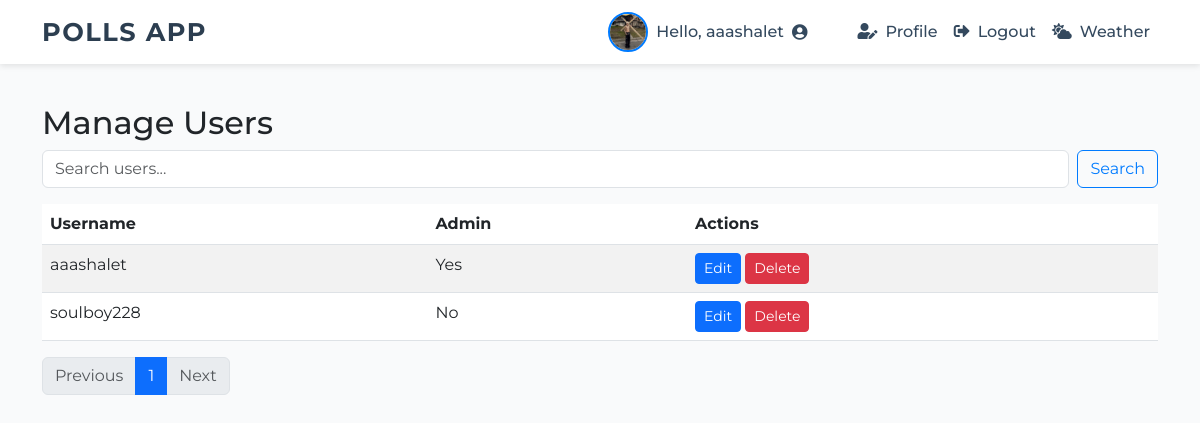
/admin/users (signed in), run on the app's committed database.
### app.py (models this page shows, shortened)
class User(UserMixin, db.Model):
    id = db.Column(db.Integer, primary_key=True)
    username = db.Column(db.String(150), unique=True, nullable=False)
    password_hash = db.Column(db.String(256), nullable=False)
    is_admin = db.Column(db.Boolean, default=False)
    avatar_filename = db.Column(db.String(300), nullable=True)
    votes = db.relationship('Vote', backref='user', lazy=True)
    polls_created = db.relationship('Poll', backref='creator', lazy=True)

### app.py (the view)
@app.route('/admin/users')
@admin_required
def admin_users():
    page = request.args.get('page', 1, type=int)
    search = request.args.get('search', '', type=str)
    query = User.query
    if search:
        query = query.filter(User.username.ilike(f'%{search}%'))
    pagination = query.order_by(User.username).paginate(page=page, per_page=20)
    return render_template('admin/users.html', users=pagination, search=search)

### app.py (called while the page is built)
@login_manager.user_loader
def load_user(user_id):
    return User.query.get(int(user_id))

def admin_required(f):
    @wraps(f)
    def decorated_function(*args, **kwargs):
        if not current_user.is_authenticated or not current_user.is_admin:
            abort(403)
        return f(*args, **kwargs)
    return decorated_function

### templates/admin/users.html
{% extends "layout.html" %}
{% block content %}
<h2>Manage Users</h2>
<form method="GET" class="mb-3 d-flex">
  <input type="search" name="search" class="form-control me-2" placeholder="Search users..." value="{{ search }}">
  <button class="btn btn-outline-primary" type="submit">Search</button>
</form>
<table class="table table-striped">
  <thead>
    <tr>
      <th>Username</th>
      <th>Admin</th>
      <th>Actions</th>
    </tr>
  </thead>
  <tbody>
    {% for user in users.items %}
    <tr>
      <td>{{ user.username }}</td>
      <td>{{ 'Yes' if user.is_admin else 'No' }}</td>
      <td>
        <a href="{{ url_for('admin_edit_user', user_id=user.id) }}" class="btn btn-sm btn-primary">Edit</a>
        <form action="{{ url_for('admin_delete_user', user_id=user.id) }}" method="POST" style="display:inline-block" onsubmit="return confirm('Are you sure?');">
          <button type="submit" class="btn btn-sm btn-danger">Delete</button>
        </form>
      </td>
    </tr>
    {% endfor %}
  </tbody>
</table>
<nav>
  <ul class="pagination">
    {% if users.has_prev %}
      <li class="page-item"><a class="page-link" href="{{ url_for('admin_users', page=users.prev_num, search=search) }}">Previous</a></li>
    {% else %}
      <li class="page-item disabled"><span class="page-link">Previous</span></li>
    {% endif %}
    {% for p in users.iter_pages(left_edge=1, right_edge=1, left_current=2, right_current=2) %}
      {% if p %}
        {% if p == users.page %}
          <li class="page-item active"><span class="page-link">{{ p }}</span></li>
        {% else %}
          <li class="page-item"><a class="page-link" href="{{ url_for('admin_users', page=p, search=search) }}">{{ p }}</a></li>
        {% endif %}
      {% else %}
        <li class="page-item disabled"><span class="page-link">…</span></li>
      {% endif %}
    {% endfor %}
    {% if users.has_next %}
      <li class="page-item"><a class="page-link" href="{{ url_for('admin_users', page=users.next_num, search=search) }}">Next</a></li>
    {% else %}
      <li class="page-item disabled"><span class="page-link">Next</span></li>
    {% endif %}
  </ul>
</nav>
{% endblock %}

### templates/layout.html (shortened to what this page needs)
<!doctype html>
<html lang="en">
<head>
  <link href="https://cdnjs.cloudflare.com/ajax/libs/font-awesome/5.15.3/css/all.min.css" rel="stylesheet" />
  <link href="https://cdn.jsdelivr.net/npm/bootstrap@5.3.0/dist/css/bootstrap.min.css" rel="stylesheet" />
</head>
<body>
  <nav class="navbar fixed-top navbar-expand-lg">
    <div class="container">
      <a class="navbar-brand" href="{{ url_for('index') }}">Polls App</a>
      <div class="collapse navbar-collapse justify-content-end" id="navbarNav">
        <ul class="navbar-nav align-items-center">
          {% if current_user.is_authenticated %}
          <li class="nav-item d-flex align-items-center me-3">
            {% if current_user.avatar_filename %}
            <img src="{{ url_for('static', filename='uploads/' ~ current_user.avatar_filename) }}" alt="Avatar"
              class="avatar" title="{{ current_user.username }}">
            {% endif %}
            <span class="navbar-text d-flex align-items-center">
  Hello, {{ current_user.username }}
  <i class="fas fa-user-circle ms-2"></i>
</span>
          </li>
          <li class="nav-item">
            <a class="nav-link" href="{{ url_for('profile') }}"><i class="fas fa-user-edit me-2"></i>Profile</a>
          </li>
          <li class="nav-item">
            <a class="nav-link" href="{{ url_for('logout') }}"><i class="fas fa-sign-out-alt me-2"></i>Logout</a>
          </li>
          {% endif %}
          <li class="nav-item">
            <a class="nav-link" href="{{ url_for('weather') }}"><i class="fas fa-cloud-sun me-2"></i>Weather</a>
          </li>
        </ul>
      </div>
    </div>
  </nav>
  <div class="container mt-4">
    {% block content %}{% endblock %}
  </div>
</body>
</html>

### templates/layout.html (style rules this page uses)
body { padding-top: 80px; font-family: 'Montserrat', sans-serif; background-color: #f9fafb; }
.navbar { background-color: #ffffff; box-shadow: 0 2px 6px rgba(0, 0, 0, 0.1); }
.navbar-brand { font-weight: 700; font-size: 1.6rem; letter-spacing: 1.5px; color: #2c3e50 !important; text-transform: uppercase; }
.nav-link { font-weight: 500; color: #34495e !important; transition: color 0.3s ease; }
.navbar-text { color: #34495e; font-weight: 500; margin-right: 10px; }
.avatar { width: 40px; height: 40px; object-fit: cover; border-radius: 50%; border: 2px solid #007bff; margin-right: 8px; transition: transform 0.3s ease; }
.btn-outline-primary { border-color: #007bff; color: #007bff; transition: background-color 0.3s, color 0.3s; }

### data on the page
User: avatar_filename (picture), username "aaashalet", is_admin "Yes"
User: username "soulboy228", is_admin "No"

### other printed values
{{ p }} "1"
